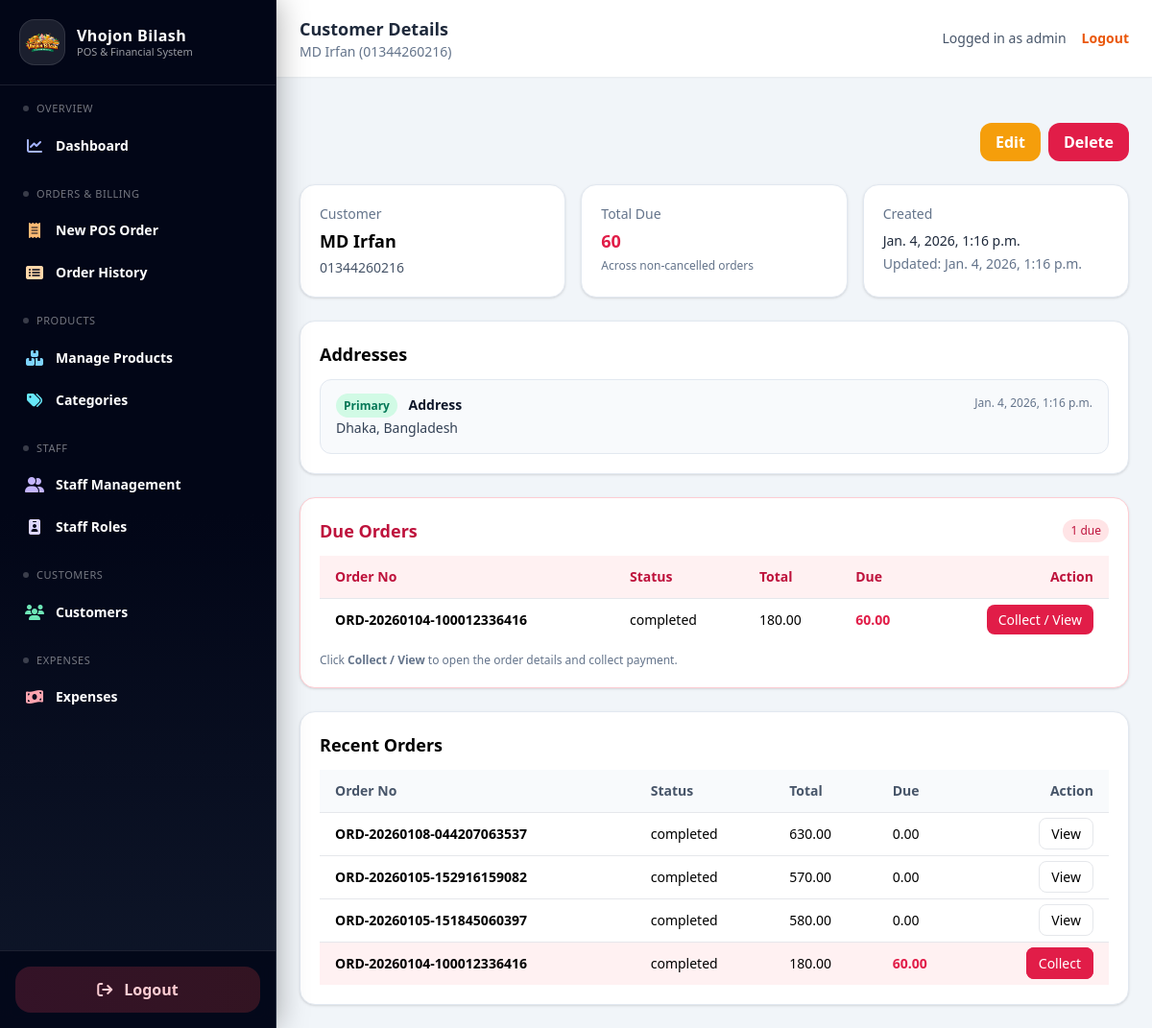
The page /customers/2/ (signed in) on the database as committed earlier.
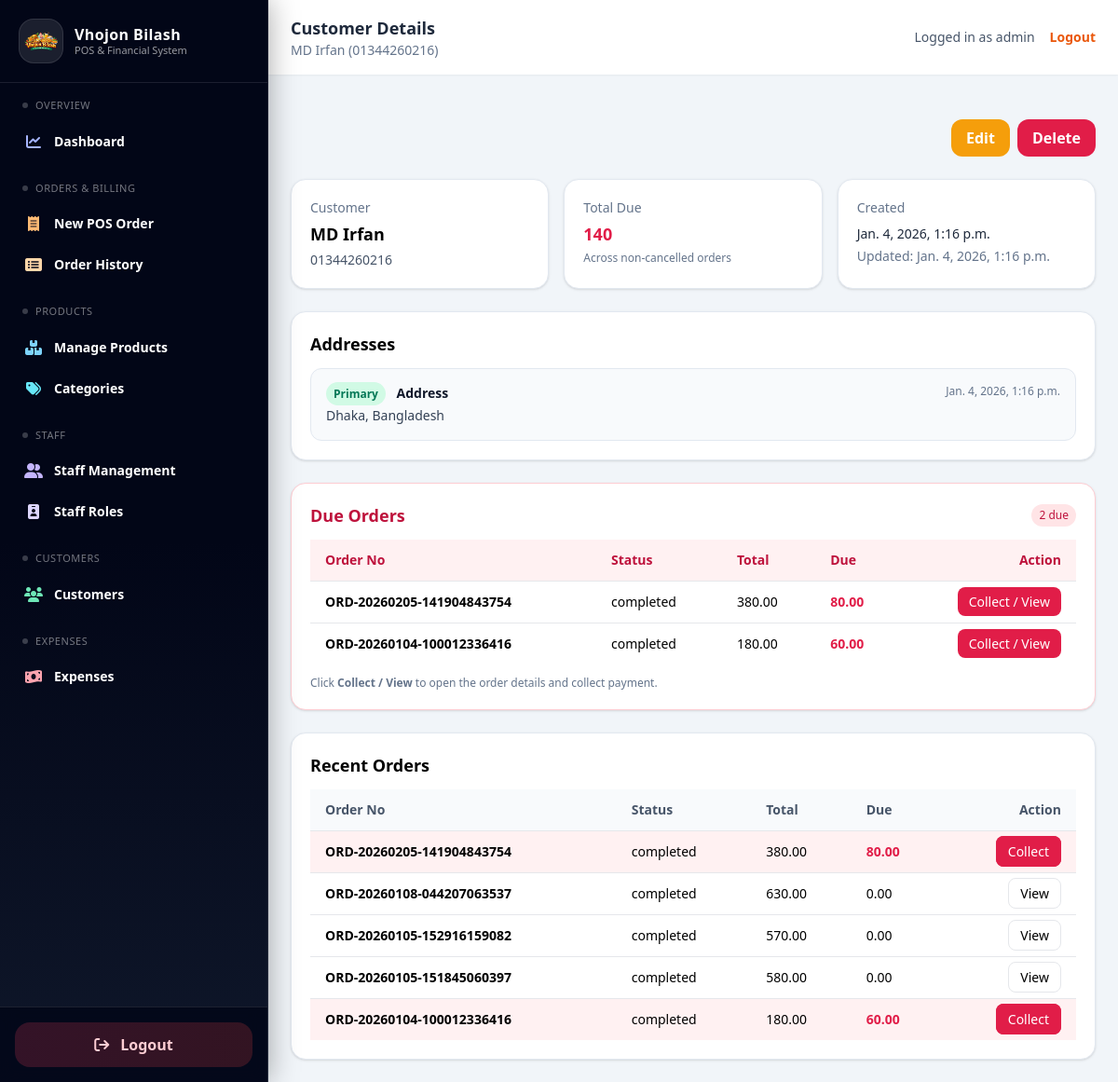
The same page on the database as committed later.
### customers/models.py (models this page shows, shortened)
class TimeStampedModel(models.Model):
    created_at = models.DateTimeField(default=timezone.now, editable=False)
    updated_at = models.DateTimeField(auto_now=True)
    class Meta:
        abstract = True

class Customer(TimeStampedModel):
    name = models.CharField(max_length=150)
    phone = models.CharField(max_length=20, unique=True)
    @property
    def total_due(self) -> Decimal:
        from orders.models import Order  # avoid circular import
        agg = (
            Order.objects
            .filter(customer=self)
            .exclude(status=Order.Status.CANCELLED)
            .aggregate(total=Sum("due_total"))
        )
        return agg["total"] or Decimal("0.00")

class CustomerAddress(TimeStampedModel):
    customer = models.ForeignKey(
        Customer,
        on_delete=models.CASCADE,
        related_name="addresses"
    )
    address_line = models.TextField()
    is_primary = models.BooleanField(default=True)

### orders/models.py (models this page shows, shortened)
class TimeStampedModel(models.Model):
    created_at = models.DateTimeField(default=timezone.now, editable=False)
    updated_at = models.DateTimeField(auto_now=True)
    class Meta:
        abstract = True

class Order(TimeStampedModel):
    class Source(models.TextChoices):
        ONLINE = "online", "Online"
        STORE = "store", "Physical Store"
    class Status(models.TextChoices):
        PENDING = "pending", "Pending"
        COMPLETED = "completed", "Completed"
        CANCELLED = "cancelled", "Cancelled"
    class DiscountType(models.TextChoices):
        FIXED = "fixed", "Fixed"
        PERCENT = "percent", "Percent"
    order_no = models.CharField(max_length=50, unique=True)
    customer = models.ForeignKey(
        Customer,
        on_delete=models.SET_NULL,
        null=True,
        blank=True,
        related_name="orders",
    )
    customer_address = models.ForeignKey(
        CustomerAddress,
        on_delete=models.SET_NULL,
        null=True,
        blank=True,
    )
    source = models.CharField(
        max_length=10,
        choices=Source.choices,
        default=Source.STORE,
    )
    status = models.CharField(
        max_length=20,
        choices=Status.choices,
        default=Status.PENDING,
    )
    subtotal = models.DecimalField(max_digits=10, decimal_places=2, default=Decimal("0.00"))
    discount_type = models.CharField(
        max_length=10,
        choices=DiscountType.choices,
        null=True,
        blank=True,
    )
    discount_value = models.DecimalField(
        max_digits=10,
        decimal_places=2,
        null=True,
        blank=True,
    )
    discount_amount = models.DecimalField(max_digits=10, decimal_places=2, default=Decimal("0.00"))
    tax_amount = models.DecimalField(max_digits=10, decimal_places=2, default=Decimal("0.00"))
    grand_total = models.DecimalField(max_digits=10, decimal_places=2, default=Decimal("0.00"))
    paid_total = models.DecimalField(max_digits=10, decimal_places=2, default=Decimal("0.00"))
    due_total = models.DecimalField(max_digits=10, decimal_places=2, default=Decimal("0.00"))
    notes = models.TextField(blank=True, null=True)
    ordered_at = models.DateTimeField(default=timezone.now)

### customers/views.py (the view)
# urls.py: path("<int:pk>/", views.customer_detail, name="customer_detail"),
@login_required
def customer_detail(request, pk):
    customer = get_object_or_404(Customer, pk=pk)
    addresses = customer.addresses.all().order_by("-is_primary", "-created_at")
    recent_orders = []
    due_orders = []
    try:
        from orders.models import Order
        recent_orders = Order.objects.filter(customer=customer).order_by("-id")[:10]
        due_orders = (
            Order.objects
            .filter(customer=customer, due_total__gt=0)
            .exclude(status__iexact="cancelled")   # optional if you use cancelled
            .order_by("-id")[:20]
        )
    except Exception:
        recent_orders = []
        due_orders = []
    return render(request, "customers/customer_detail.html", {
        "customer": customer,
        "addresses": addresses,
        "recent_orders": recent_orders,
        "due_orders": due_orders,
    })

### customers/templates/customers/customer_detail.html (shortened to what the changed rows need)
{% extends "base.html" %}
{% block top_title %}Customer Details{% endblock %}
{% block top_subtitle %}{{ customer.name }} ({{ customer.phone }}){% endblock %}
{% block content %}
  <div class="grid grid-cols-1 md:grid-cols-3 gap-4 mb-6">
    <div class="bg-white rounded-2xl shadow border border-slate-200 p-5">
      <p class="text-sm text-slate-500">Customer</p>
      <p class="text-lg font-semibold mt-1">{{ customer.name }}</p>
      <p class="text-sm text-slate-600 mt-1">{{ customer.phone }}</p>
    </div>
    <div class="bg-white rounded-2xl shadow border border-slate-200 p-5">
      <p class="text-sm text-slate-500">Total Due</p>
      <p class="text-lg font-semibold mt-1 {% if customer.total_due > 0 %}text-rose-600{% endif %}">
        {{ customer.total_due }}
      </p>
      <p class="text-xs text-slate-500 mt-1">Across non-cancelled orders</p>
    </div>
    <div class="bg-white rounded-2xl shadow border border-slate-200 p-5">
      <p class="text-sm text-slate-500">Created</p>
      <p class="text-sm text-slate-800 mt-2">{{ customer.created_at }}</p>
      <p class="text-sm text-slate-500 mt-1">Updated: {{ customer.updated_at }}</p>
    </div>
  </div>
  <div class="bg-white rounded-2xl shadow border border-slate-200 p-5 mb-6">
    <h2 class="text-lg font-semibold mb-3">Addresses</h2>
    <div class="space-y-3">
      {% for a in addresses %}
        <div class="p-4 rounded-xl border border-slate-200 bg-slate-50 flex items-start justify-between">
          <div>
            <div class="text-sm font-semibold text-slate-900">
              {% if a.is_primary %}
                <span class="text-xs px-2 py-1 rounded-full bg-emerald-100 text-emerald-700 mr-2">Primary</span>
              {% endif %}
              Address
            </div>
            <p class="text-sm text-slate-700 mt-1">{{ a.address_line }}</p>
          </div>
          <div class="text-xs text-slate-500">{{ a.created_at }}</div>
        </div>
      {% empty %}
        <div class="text-slate-500">No addresses added.</div>
      {% endfor %}
    </div>
  </div>
  {% if due_orders %}
    <div class="bg-white rounded-2xl shadow border border-rose-200 p-5 mb-6">
      <div class="flex items-center justify-between mb-3">
        <h2 class="text-lg font-semibold text-rose-700">Due Orders</h2>
        <span class="text-xs px-2 py-1 rounded-full bg-rose-100 text-rose-700">
          {{ due_orders|length }} due
        </span>
      </div>
      <div class="overflow-x-auto">
        <table class="min-w-full text-sm">
          <thead class="bg-rose-50 text-rose-700 border-b">
            <tr class="text-left">
              <th class="py-3 px-4">Order No</th>
              <th class="py-3 px-4">Status</th>
              <th class="py-3 px-4">Total</th>
              <th class="py-3 px-4">Due</th>
              <th class="py-3 px-4 text-right">Action</th>
            </tr>
          </thead>
          <tbody>
            {% for o in due_orders %}
              <tr class="border-b last:border-b-0">
                <td class="py-3 px-4 font-semibold">{{ o.order_no }}</td>
                <td class="py-3 px-4">{{ o.status }}</td>
                <td class="py-3 px-4">{{ o.grand_total }}</td>
                <td class="py-3 px-4 text-rose-600 font-semibold">{{ o.due_total }}</td>
                <td class="py-3 px-4 text-right">
                  <a href="{% url 'orders:order_detail' o.pk %}"
                     class="px-3 py-1.5 rounded-lg bg-rose-600 text-white hover:bg-rose-700">
                    Collect / View
                  </a>
                </td>
              </tr>
            {% endfor %}
          </tbody>
        </table>
      </div>
      <p class="text-xs text-slate-500 mt-3">
        Click <span class="font-semibold">Collect / View</span> to open the order details and collect payment.
      </p>
    </div>
  {% endif %}
  {% if recent_orders %}
    <div class="bg-white rounded-2xl shadow border border-slate-200 p-5">
      <h2 class="text-lg font-semibold mb-3">Recent Orders</h2>
      <div class="overflow-x-auto">
        <table class="min-w-full text-sm">
          <thead class="bg-slate-50 text-slate-600 border-b">
            <tr class="text-left">
              <th class="py-3 px-4">Order No</th>
              <th class="py-3 px-4">Status</th>
              <th class="py-3 px-4">Total</th>
              <th class="py-3 px-4">Due</th>
              <th class="py-3 px-4 text-right">Action</th>
            </tr>
          </thead>
          <tbody>
            {% for o in recent_orders %}
              <tr class="border-b last:border-b-0 {% if o.due_total > 0 %}bg-rose-50{% endif %}">
                <td class="py-3 px-4 font-semibold">{{ o.order_no }}</td>
                <td class="py-3 px-4">{{ o.status }}</td>
                <td class="py-3 px-4">{{ o.grand_total }}</td>
                <td class="py-3 px-4 {% if o.due_total > 0 %}text-rose-600 font-semibold{% endif %}">
                  {{ o.due_total }}
                </td>
                <td class="py-3 px-4 text-right">
                  <a href="{% url 'orders:order_detail' o.pk %}"
                     class="px-3 py-1.5 rounded-lg border hover:bg-slate-50
                            {% if o.due_total > 0 %}
                              bg-rose-600 text-white border-rose-600 hover:bg-rose-700
                            {% else %}
                              bg-white
                            {% endif %}">
                    {% if o.due_total > 0 %}Collect{% else %}View{% endif %}
                  </a>
                </td>
              </tr>
            {% endfor %}
          </tbody>
        </table>
      </div>
    </div>
  {% endif %}
{% endblock %}

Rows that differ between the two databases and show on the page:
computed for Customer "MD Irfan": total_due "60" → "140"
added Order: order_no "ORD-20260205-141904843754", status "completed", grand_total "380.00", due_total "80.00", shows "Collect"
Other text that changed with them:
{{ due_orders|length }}: "1" → "2"
